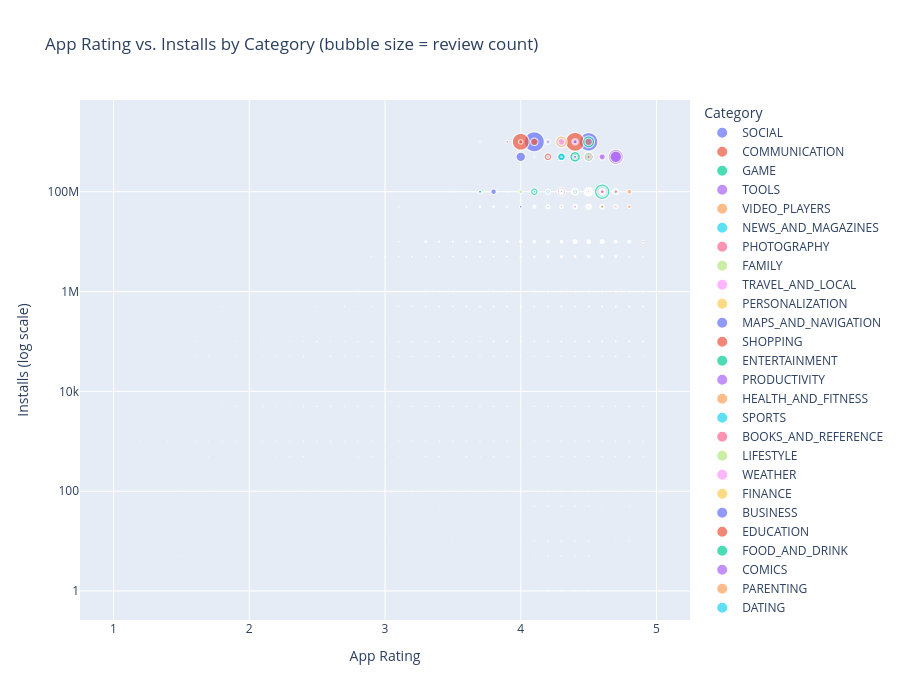

The notebook cell saved with this chart:
### Markdown cell above
Sentiment by Category: COMICS (84.4% positive), AUTO_AND_VEHICLES (78.8%), and EVENTS (76.3%) have the most positive review sentiment, while GAME has the highest negative sentiment share of any category (29.4%) — despite GAME being the second-most saturated category by app count (945 apps) with a respectable average star rating (4.25, ranked 11th out of 33 in the earlier analysis). This is a genuinely interesting discrepancy: star ratings and review-text sentiment aren't perfectly aligned for GAME — a category where users may rate an app highly on the star scale (perhaps reflecting genuine addiction/engagement) while still writing negative reviews about specific frustrations (bugs, ads, in-app purchase pressure, difficulty spikes). SOCIAL (24.8% negative) and FAMILY (23.4% negative) show a similar pattern.

Interestingly, DATING appears in the "most positive" review-sentiment tail here (59.2% positive), which stands in contrast to it having the lowest average star rating (4.01) of any category found earlier. This divergence between star ratings and review-text sentiment for DATING is worth flagging as a genuine, non-obvious finding — it may suggest that dissatisfied DATING users are more likely to leave a low star rating without writing detailed negative text, while satisfied users are more likely to write positive reviews (a common asymmetry in review behavior generally), meaning star rating and written sentiment may be capturing different aspects of user experience for this category.

### Code cell
#Plotly interactive visualization (recommended bonus)

import plotly.express as px

# Interactive scatter: Rating vs. Installs vs. Category, sized by Reviews count
fig = px.scatter(
    apps_df,
    x='Rating',
    y='Installs',
    color='Category',
    size='Reviews',
    hover_name='App',
    log_y=True,
    title='App Rating vs. Installs by Category (bubble size = review count)',
    labels={'Installs': 'Installs (log scale)', 'Rating': 'App Rating'}
)
fig.update_layout(height=700)
fig.show()
